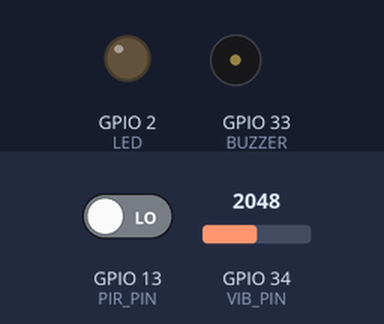
Bench run of a sketch on a simulated ESP32. Parts: output pins drawn as LEDs (lit = HIGH), buzzer (waves = sounding, pin HIGH). Inputs (shaded band) come from the test bench; at power-on: GPIO 13 (PIR_PIN) LOW, GPIO 34 (VIB_PIN) = 2048. WiFi joins after 1.5 s; servers stay silent unless stated; uploads are accepted with an empty reply; random numbers use the default seed unless the sketch sets one; what the sketch prints to the serial monitor is not drawn.

Above: at 3.2 s.
3.3 s: GPIO 13 (PIR_PIN) driven HIGH
At 8.6 s:
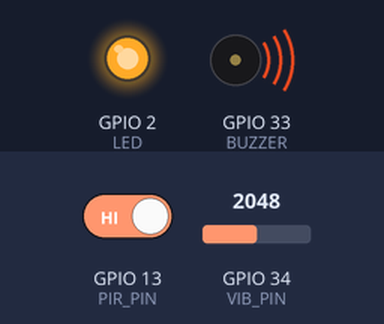
8.9 s: GPIO 34 (VIB_PIN) set to 388
15.5 s: GPIO 34 (VIB_PIN) set to 333
17.6 s: GPIO 34 (VIB_PIN) set to 669
21.8 s: GPIO 34 (VIB_PIN) set to 736
At 28.3 s:
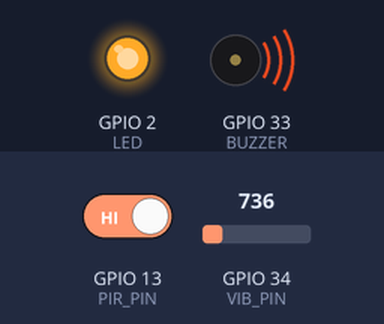
Timing chart, 0 to 29.5 s (numbered marks = the images above; inputs shaded):
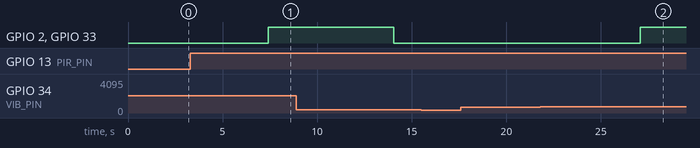

Measured:
- after the input at 3.3 s, GPIO 2 (LED), GPIO 33 (BUZZER): LOW → HIGH after 4.1 s
- after the input at 15.5 s, every drawn part: stays the same
- after the input at 17.6 s, every drawn part: stays the same
- after the input at 21.8 s, GPIO 2 (LED), GPIO 33 (BUZZER): LOW → HIGH after 5.3 s

The sketch:

sketch_apr9anew.ino
```cpp
#include <WiFi.h>
#include <HTTPClient.h>

const char* ssid = "universe";
const char* password = "askb0506";

const char* sensorUrl = "https://qhbqcaclkkugsbdieupz.supabase.co/rest/v1/sensor_data";
const char* aiUrl = "https://qhbqcaclkkugsbdieupz.supabase.co/rest/v1/ai_predictions?select=risk_prediction&order=created_at.desc&limit=1";

const char* apiKey = "eyJhbGciOiJIUzI1NiIsInR5cCI6IkpXVCJ9.eyJpc3MiOiJzdXBhYmFzZSIsInJlZiI6InFoYnFjYWNsa2t1Z3NiZGlldXB6Iiwicm9sZSI6ImFub24iLCJpYXQiOjE3NzIyNDg1NjcsImV4cCI6MjA4NzgyNDU2N30.njOWdgHA8327CXP240_6qfQAZy9Xd46z-HtCAoeeUbM";   // 🔴 PUT YOUR KEY

#define PIR_PIN 13
#define VIB_PIN 34
#define BUZZER 33
#define LED 2

String deviceId = "FENCE_001";

unsigned long lastSendTime = 0;
unsigned long interval = 8000;

bool buzzerActive = false;
unsigned long buzzerStartTime = 0;

void setup() {
  Serial.begin(115200);

  pinMode(PIR_PIN, INPUT);
  pinMode(VIB_PIN, INPUT);
  pinMode(BUZZER, OUTPUT);
  pinMode(LED, OUTPUT);

  digitalWrite(BUZZER, LOW);
  digitalWrite(LED, LOW);

  WiFi.begin(ssid, password);

  Serial.print("Connecting...");
  while (WiFi.status() != WL_CONNECTED) {
    delay(1000);
    Serial.print(".");
  }

  Serial.println("\nWiFi Connected");
}

void loop() {

  int pir = digitalRead(PIR_PIN);

  int vib1 = analogRead(VIB_PIN);
  delay(10);
  int vib2 = analogRead(VIB_PIN);
  int vibration = (vib1 + vib2) / 2;

  Serial.print("PIR: ");
  Serial.println(pir);
  Serial.print("Vibration: ");
  Serial.println(vibration);

  float voltage = random(220, 240) / 10.0;
  float current = random(5, 10) / 10.0;

  // 🔇 Ignore noise
  if (vibration < 350) {
    if (millis() - lastSendTime > interval) {
      sendSensorData(voltage, current, pir, vibration);
      lastSendTime = millis();
    }
    delay(500);
    return;
  }

  // 📡 Send sensor data
  if (millis() - lastSendTime > interval) {
    sendSensorData(voltage, current, pir, vibration);
    lastSendTime = millis();
  }

  // 🔥 wait for DB update
  delay(2000);

  // 🤖 Get AI result (for display only)
  int risk = getAIResult();

  Serial.print("AI Risk: ");
  Serial.println(risk);

  // 🚨 BUZZER ON (PIR + MEDIUM VIBRATION)
  if (pir == 1 && vibration >700 && buzzerActive == false) {

    Serial.println("🚨 BUZZER ON (MEDIUM DETECTED)");

    digitalWrite(BUZZER, HIGH);
    digitalWrite(LED, HIGH);

    buzzerActive = true;
    buzzerStartTime = millis();
  }

  // 🔕 BUZZER OFF AFTER EXACT 6 sec
  if (buzzerActive == true && (millis() - buzzerStartTime >= 4000)) {

    Serial.println("🔕 BUZZER OFF");

    digitalWrite(BUZZER, LOW);
    digitalWrite(LED, LOW);

    buzzerActive = false;
  }

  delay(1000);
}

// 📡 SEND SENSOR DATA
void sendSensorData(float voltage, float current, int pir, int vibration) {

  if (WiFi.status() == WL_CONNECTED) {

    HTTPClient http;
    http.begin(sensorUrl);

    http.addHeader("Content-Type", "application/json");
    http.addHeader("apikey", apiKey);
    http.addHeader("Authorization", "Bearer " + String(apiKey));

    String jsonData = "{";
    jsonData += "\"device_id\":\"" + deviceId + "\",";
    jsonData += "\"voltage\":" + String(voltage) + ",";
    jsonData += "\"current\":" + String(current) + ",";
    jsonData += "\"pir_status\":" + String(pir) + ",";
    jsonData += "\"vibration_level\":" + String(vibration);
    jsonData += "}";

    http.POST(jsonData);
    http.end();
  }
}

// 🤖 GET AI RESULT
int getAIResult() {

  if (WiFi.status() == WL_CONNECTED) {

    HTTPClient http;
    http.begin(aiUrl);

    http.addHeader("apikey", apiKey);
    http.addHeader("Authorization", "Bearer " + String(apiKey));

    int code = http.GET();

    if (code == 200) {

      String payload = http.getString();

      Serial.println("RAW RESPONSE:");
      Serial.println(payload);

      if (payload.indexOf("\"risk_prediction\":2") != -1) {
        http.end();
        return 2;
      }
      else if (payload.indexOf("\"risk_prediction\":1") != -1) {
        http.end();
        return 1;
      }
    }

    http.end();
  }

  return 0;
}
```
